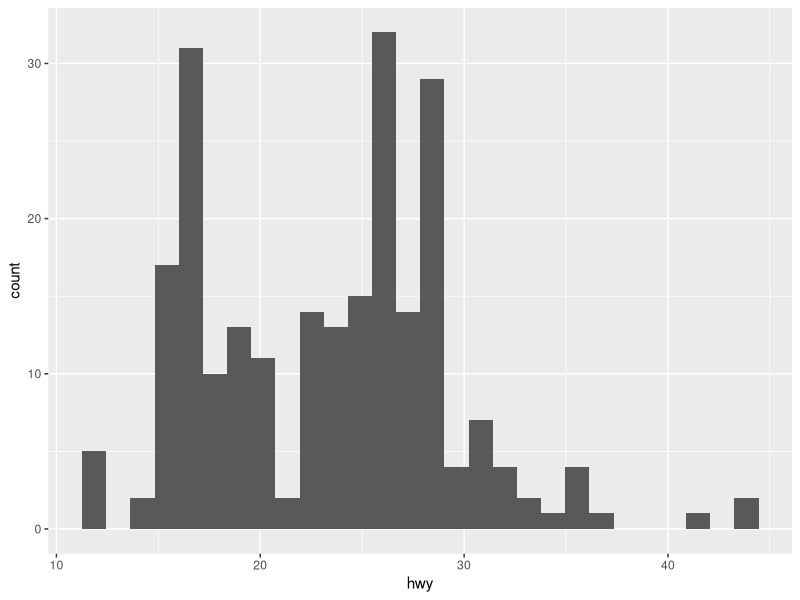

Write the R code that produced this figure.
## ---- chunk 1
knitr::opts_knit$set(root.dir = here::here())
## ---- chunk 2
library(dplyr)    # data wrangling
library(ggplot2)  # plotting

library(skimr)    # descriptive statistics
## ---- chunk 3
ggplot(data = mpg, mapping = aes(hwy)) +
  geom_histogram(bins = 28)
## ---- chunk 4
skim(mpg, hwy, cty)
